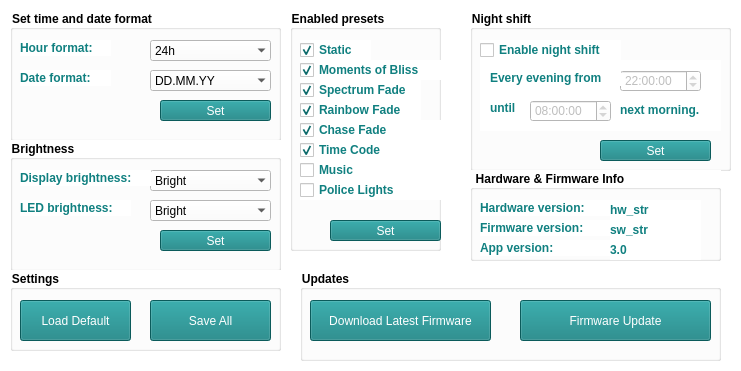
   <widget class="QWidget" name="panel_settings" native="true">
    <property name="geometry">
     <rect>
      <x>10</x>
      <y>120</y>
      <width>741</width>
      <height>371</height>
     </rect>
    </property>
    <property name="font">
     <font>
      <family>.AppleSystemUIFont</family>
     </font>
    </property>
    <property name="styleSheet">
     <string notr="true">background-color: rgb(255, 255, 255);</string>
    </property>
    <widget class="QGroupBox" name="settings_td">
     <property name="geometry">
      <rect>
       <x>10</x>
       <y>10</y>
       <width>271</width>
       <height>131</height>
      </rect>
     </property>
     <property name="font">
      <font>
       <family>.AppleSystemUIFont</family>
       <weight>75</weight>
       <bold>true</bold>
      </font>
     </property>
     <property name="styleSheet">
      <string notr="true">background-color: rgb(255, 255, 255);</string>
     </property>
     <property name="title">
      <string>Set time and date format</string>
     </property>
     <property name="flat">
      <bool>true</bool>
     </property>
     <widget class="QComboBox" name="settings_td_timemode">
      <property name="geometry">
       <rect>
        <x>140</x>
        <y>30</y>
        <width>121</width>
        <height>21</height>
       </rect>
      </property>
      <property name="font">
       <font>
        <family>.AppleSystemUIFont</family>
        <weight>50</weight>
        <bold>false</bold>
       </font>
      </property>
      <property name="frame">
       <bool>false</bool>
      </property>
      <item>
       <property name="text">
        <string>24h</string>
       </property>
      </item>
      <item>
       <property name="text">
        <string>12h</string>
       </property>
      </item>
      <item>
       <property name="text">
        <string>12h w/o leading 0</string>
       </property>
      </item>
     </widget>
     <widget class="QLabel" name="settings_td_timemode_t">
      <property name="geometry">
       <rect>
        <x>10</x>
        <y>30</y>
        <width>91</width>
        <height>16</height>
       </rect>
      </property>
      <property name="font">
       <font>
        <family>.AppleSystemUIFont</family>
        <weight>75</weight>
        <bold>true</bold>
       </font>
      </property>
      <property name="autoFillBackground">
       <bool>false</bool>
      </property>
      <property name="styleSheet">
       <string notr="true">color: rgb(16, 128, 128);</string>
      </property>
      <property name="text">
       <string>Hour format:</string>
      </property>
     </widget>
     <widget class="QLabel" name="settings_td_datemode_t">
      <property name="geometry">
       <rect>
        <x>10</x>
        <y>60</y>
        <width>91</width>
        <height>16</height>
       </rect>
      </property>
      <property name="font">
       <font>
        <family>.AppleSystemUIFont</family>
        <weight>75</weight>
        <bold>true</bold>
       </font>
      </property>
      <property name="styleSheet">
       <string notr="true">color: rgb(16, 128, 128);</string>
      </property>
      <property name="text">
       <string>Date format:</string>
      </property>
     </widget>
     <widget class="QComboBox" name="settings_td_datemode">
      <property name="geometry">
       <rect>
        <x>140</x>
        <y>60</y>
        <width>121</width>
        <height>21</height>
       </rect>
      </property>
      <property name="font">
       <font>
        <family>.AppleSystemUIFont</family>
        <weight>50</weight>
        <bold>false</bold>
       </font>
      </property>
      <property name="frame">
       <bool>false</bool>
      </property>
      <item>
       <property name="text">
        <string>DD.MM.YY</string>
       </property>
      </item>
      <item>
       <property name="text">
        <string>MM.DD.YY</string>
       </property>
      </item>
     </widget>
     <widget class="QPushButton" name="settings_td_set">
      <property name="geometry">
       <rect>
        <x>150</x>
        <y>90</y>
        <width>111</width>
        <height>21</height>
       </rect>
      </property>
      <property name="font">
       <font>
        <family>.AppleSystemUIFont</family>
       </font>
      </property>
      <property name="styleSheet">
       <string notr="true">background-color: rgb(16, 128, 128);
color: rgb(255, 255, 255);</string>
      </property>
      <property name="text">
       <string>Set</string>
      </property>
     </widget>
    </widget>
    <widget class="QGroupBox" name="settings_bri">
     <property name="geometry">
      <rect>
       <x>10</x>
       <y>140</y>
       <width>271</width>
       <height>131</height>
      </rect>
     </property>
     <property name="font">
      <font>
       <family>.AppleSystemUIFont</family>
       <weight>75</weight>
       <bold>true</bold>
      </font>
     </property>
     <property name="title">
      <string>Brightness</string>
     </property>
     <property name="flat">
      <bool>true</bool>
     </property>
     <widget class="QComboBox" name="settings_bri_disp">
      <property name="geometry">
       <rect>
        <x>140</x>
        <y>30</y>
        <width>121</width>
        <height>21</height>
       </rect>
      </property>
      <property name="font">
       <font>
        <family>.AppleSystemUIFont</family>
        <weight>50</weight>
        <bold>false</bold>
       </font>
      </property>
      <property name="frame">
       <bool>false</bool>
      </property>
      <item>
       <property name="text">
        <string>Bright</string>
       </property>
      </item>
      <item>
       <property name="text">
        <string>Half Bright</string>
       </property>
      </item>
      <item>
       <property name="text">
        <string>Dim</string>
       </property>
      </item>
     </widget>
     <widget class="QLabel" name="settings_bri_t_disp">
      <property name="geometry">
       <rect>
        <x>10</x>
        <y>30</y>
        <width>131</width>
        <height>16</height>
       </rect>
      </property>
      <property name="font">
       <font>
        <family>.AppleSystemUIFont</family>
        <weight>75</weight>
        <bold>true</bold>
       </font>
      </property>
      <property name="styleSheet">
       <string notr="true">color: rgb(16, 128, 128);</string>
      </property>
      <property name="text">
       <string>Display brightness:</string>
      </property>
     </widget>
     <widget class="QLabel" name="settings_bri_t_led">
      <property name="geometry">
       <rect>
        <x>10</x>
        <y>60</y>
        <width>111</width>
        <height>16</height>
       </rect>
      </property>
      <property name="font">
       <font>
        <family>.AppleSystemUIFont</family>
        <weight>75</weight>
        <bold>true</bold>
       </font>
      </property>
      <property name="styleSheet">
       <string notr="true">color: rgb(16, 128, 128);</string>
      </property>
      <property name="text">
       <string>LED brightness:</string>
      </property>
     </widget>
     <widget class="QComboBox" name="settings_bri_led">
      <property name="geometry">
       <rect>
        <x>140</x>
        <y>60</y>
        <width>121</width>
        <height>21</height>
       </rect>
      </property>
      <property name="font">
       <font>
        <family>.AppleSystemUIFont</family>
        <weight>50</weight>
        <bold>false</bold>
       </font>
      </property>
      <property name="frame">
       <bool>false</bool>
      </property>
      <item>
       <property name="text">
        <string>Bright</string>
       </property>
      </item>
      <item>
       <property name="text">
        <string>Half Bright</string>
       </property>
      </item>
      <item>
       <property name="text">
        <string>Dim</string>
       </property>
      </item>
     </widget>
     <widget class="QPushButton" name="settings_bri_set">
      <property name="geometry">
       <rect>
        <x>150</x>
        <y>90</y>
        <width>111</width>
        <height>21</height>
       </rect>
      </property>
      <property name="font">
       <font>
        <family>.AppleSystemUIFont</family>
       </font>
      </property>
      <property name="styleSheet">
       <string notr="true">background-color: rgb(16, 128, 128);
color: rgb(255, 255, 255);</string>
      </property>
      <property name="text">
       <string>Set</string>
      </property>
     </widget>
    </widget>
    <widget class="QGroupBox" name="settings_nsh">
     <property name="geometry">
      <rect>
       <x>470</x>
       <y>10</y>
       <width>261</width>
       <height>161</height>
      </rect>
     </property>
     <property name="font">
      <font>
       <family>.AppleSystemUIFont</family>
       <weight>75</weight>
       <bold>true</bold>
      </font>
     </property>
     <property name="title">
      <string>Night shift</string>
     </property>
     <property name="flat">
      <bool>true</bool>
     </property>
     <widget class="QCheckBox" name="settings_nsh_enable">
      <property name="geometry">
       <rect>
        <x>10</x>
        <y>30</y>
        <width>141</width>
        <height>20</height>
       </rect>
      </property>
      <property name="font">
       <font>
        <family>.AppleSystemUIFont</family>
        <weight>75</weight>
        <bold>true</bold>
       </font>
      </property>
      <property name="styleSheet">
       <string notr="true">color: rgb(16, 128, 128);</string>
      </property>
      <property name="text">
       <string>Enable night shift</string>
      </property>
     </widget>
     <widget class="QPushButton" name="settings_nsh_set">
      <property name="geometry">
       <rect>
        <x>130</x>
        <y>130</y>
        <width>111</width>
        <height>21</height>
       </rect>
      </property>
      <property name="font">
       <font>
        <family>.AppleSystemUIFont</family>
       </font>
      </property>
      <property name="styleSheet">
       <string notr="true">background-color: rgb(16, 128, 128);
color: rgb(255, 255, 255);</string>
      </property>
      <property name="text">
       <string>Set</string>
      </property>
     </widget>
     <widget class="QWidget" name="settings_nsh_panel" native="true">
      <property name="enabled">
       <bool>false</bool>
      </property>
      <property name="geometry">
       <rect>
        <x>10</x>
        <y>50</y>
        <width>241</width>
        <height>71</height>
       </rect>
      </property>
      <property name="font">
       <font>
        <family>.AppleSystemUIFont</family>
       </font>
      </property>
      <widget class="QTimeEdit" name="settings_nsh_start">
       <property name="geometry">
        <rect>
         <x>140</x>
         <y>10</y>
         <width>81</width>
         <height>22</height>
        </rect>
       </property>
       <property name="font">
        <font>
         <family>.AppleSystemUIFont</family>
        </font>
       </property>
       <property name="time">
        <time>
         <hour>22</hour>
         <minute>0</minute>
         <second>0</second>
        </time>
       </property>
      </widget>
      <widget class="QLabel" name="settings_nsh_intro1">
       <property name="geometry">
        <rect>
         <x>10</x>
         <y>10</y>
         <width>131</width>
         <height>16</height>
        </rect>
       </property>
       <property name="font">
        <font>
         <family>.AppleSystemUIFont</family>
         <weight>75</weight>
         <bold>true</bold>
        </font>
       </property>
       <property name="styleSheet">
        <string notr="true">color: rgb(16, 128, 128);</string>
       </property>
       <property name="text">
        <string>Every evening from</string>
       </property>
      </widget>
      <widget class="QTimeEdit" name="settings_nsh_stop">
       <property name="geometry">
        <rect>
         <x>50</x>
         <y>40</y>
         <width>81</width>
         <height>22</height>
        </rect>
       </property>
       <property name="font">
        <font>
         <family>.AppleSystemUIFont</family>
        </font>
       </property>
       <property name="time">
        <time>
         <hour>8</hour>
         <minute>0</minute>
         <second>0</second>
        </time>
       </property>
      </widget>
      <widget class="QLabel" name="settings_nsh_intro3">
       <property name="geometry">
        <rect>
         <x>140</x>
         <y>40</y>
         <width>111</width>
         <height>20</height>
        </rect>
       </property>
       <property name="font">
        <font>
         <family>.AppleSystemUIFont</family>
         <weight>75</weight>
         <bold>true</bold>
        </font>
       </property>
       <property name="styleSheet">
        <string notr="true">color: rgb(16, 128, 128);</string>
       </property>
       <property name="text">
        <string>next morning.</string>
       </property>
      </widget>
      <widget class="QLabel" name="settings_nsh_intro2">
       <property name="geometry">
        <rect>
         <x>10</x>
         <y>40</y>
         <width>31</width>
         <height>16</height>
        </rect>
       </property>
       <property name="font">
        <font>
         <family>.AppleSystemUIFont</family>
         <weight>75</weight>
         <bold>true</bold>
        </font>
       </property>
       <property name="styleSheet">
        <string notr="true">color: rgb(16, 128, 128);</string>
       </property>
       <property name="text">
        <string>until</string>
       </property>
      </widget>
     </widget>
    </widget>
    <widget class="QGroupBox" name="settings_settings">
     <property name="geometry">
      <rect>
       <x>10</x>
       <y>270</y>
       <width>271</width>
       <height>81</height>
      </rect>
     </property>
     <property name="font">
      <font>
       <family>.AppleSystemUIFont</family>
       <weight>75</weight>
       <bold>true</bold>
      </font>
     </property>
     <property name="title">
      <string>Settings</string>
     </property>
     <property name="flat">
      <bool>true</bool>
     </property>
     <widget class="QPushButton" name="settings_settings_default">
      <property name="geometry">
       <rect>
        <x>10</x>
        <y>30</y>
        <width>111</width>
        <height>41</height>
       </rect>
      </property>
      <property name="font">
       <font>
        <family>.AppleSystemUIFont</family>
       </font>
      </property>
      <property name="styleSheet">
       <string notr="true">background-color: rgb(16, 128, 128);
color: rgb(255, 255, 255);</string>
      </property>
      <property name="text">
       <string>Load Default</string>
      </property>
     </widget>
     <widget class="QPushButton" name="settings_settings_save">
      <property name="geometry">
       <rect>
        <x>140</x>
        <y>30</y>
        <width>121</width>
        <height>41</height>
       </rect>
      </property>
      <property name="font">
       <font>
        <family>.AppleSystemUIFont</family>
       </font>
      </property>
      <property name="styleSheet">
       <string notr="true">background-color: rgb(16, 128, 128);
color: rgb(255, 255, 255);</string>
      </property>
      <property name="text">
       <string>Save All</string>
      </property>
     </widget>
    </widget>
    <widget class="QGroupBox" name="settings_info">
     <property name="geometry">
      <rect>
       <x>470</x>
       <y>170</y>
       <width>251</width>
       <height>91</height>
      </rect>
     </property>
     <property name="font">
      <font>
       <family>.AppleSystemUIFont</family>
       <weight>75</weight>
       <bold>true</bold>
      </font>
     </property>
     <property name="title">
      <string>Hardware &amp;&amp; Firmware Info</string>
     </property>
     <property name="flat">
      <bool>true</bool>
     </property>
     <widget class="QLabel" name="settings_info_hw_t">
      <property name="geometry">
       <rect>
        <x>10</x>
        <y>30</y>
        <width>131</width>
        <height>16</height>
       </rect>
      </property>
      <property name="font">
       <font>
        <family>.AppleSystemUIFont</family>
        <weight>75</weight>
        <bold>true</bold>
       </font>
      </property>
      <property name="styleSheet">
       <string notr="true">color: rgb(16, 128, 128);</string>
      </property>
      <property name="text">
       <string>Hardware version:</string>
      </property>
     </widget>
     <widget class="QLabel" name="settings_info_hw">
      <property name="geometry">
       <rect>
        <x>140</x>
        <y>30</y>
        <width>91</width>
        <height>20</height>
       </rect>
      </property>
      <property name="font">
       <font>
        <family>.AppleSystemUIFont</family>
        <weight>75</weight>
        <bold>true</bold>
       </font>
      </property>
      <property name="styleSheet">
       <string notr="true">color: rgb(16, 128, 128);</string>
      </property>
      <property name="text">
       <string>hw_str</string>
      </property>
     </widget>
     <widget class="QLabel" name="settings_info_fw_t">
      <property name="geometry">
       <rect>
        <x>10</x>
        <y>50</y>
        <width>131</width>
        <height>16</height>
       </rect>
      </property>
      <property name="font">
       <font>
        <family>.AppleSystemUIFont</family>
        <weight>75</weight>
        <bold>true</bold>
       </font>
      </property>
      <property name="styleSheet">
       <string notr="true">color: rgb(16, 128, 128);</string>
      </property>
      <property name="text">
       <string>Firmware version:</string>
      </property>
     </widget>
     <widget class="QLabel" name="settings_info_fw">
      <property name="geometry">
       <rect>
        <x>140</x>
        <y>50</y>
        <width>91</width>
        <height>20</height>
       </rect>
      </property>
      <property name="font">
       <font>
        <family>.AppleSystemUIFont</family>
        <weight>75</weight>
        <bold>true</bold>
       </font>
      </property>
      <property name="styleSheet">
       <string notr="true">color: rgb(16, 128, 128);</string>
      </property>
      <property name="text">
       <string>sw_str</string>
      </property>
     </widget>
     <widget class="QLabel" name="settings_info_app_t">
      <property name="geometry">
       <rect>
        <x>10</x>
        <y>70</y>
        <width>171</width>
        <height>16</height>
       </rect>
      </property>
      <property name="font">
       <font>
        <family>.AppleSystemUIFont</family>
        <weight>75</weight>
        <bold>true</bold>
       </font>
      </property>
      <property name="styleSheet">
       <string notr="true">color: rgb(16, 128, 128);</string>
      </property>
      <property name="text">
       <string>App version:</string>
      </property>
     </widget>
     <widget class="QLabel" name="settings_info_app">
      <property name="geometry">
       <rect>
        <x>140</x>
        <y>70</y>
        <width>91</width>
        <height>20</height>
       </rect>
      </property>
      <property name="font">
       <font>
        <family>.AppleSystemUIFont</family>
        <weight>75</weight>
        <bold>true</bold>
       </font>
      </property>
      <property name="styleSheet">
       <string notr="true">color: rgb(16, 128, 128);</string>
      </property>
      <property name="text">
       <string>3.0</string>
      </property>
     </widget>
    </widget>
    <widget class="QGroupBox" name="settings_presets">
     <property name="geometry">
      <rect>
       <x>290</x>
       <y>10</y>
       <width>151</width>
       <height>241</height>
      </rect>
     </property>
     <property name="font">
      <font>
       <family>.AppleSystemUIFont</family>
       <weight>75</weight>
       <bold>true</bold>
      </font>
     </property>
     <property name="title">
      <string>Enabled presets</string>
     </property>
     <property name="flat">
      <bool>true</bool>
     </property>
     <widget class="QCheckBox" name="settings_presets_en_static">
      <property name="enabled">
       <bool>false</bool>
      </property>
      <property name="geometry">
       <rect>
        <x>10</x>
        <y>30</y>
        <width>71</width>
        <height>20</height>
       </rect>
      </property>
      <property name="font">
       <font>
        <family>.AppleSystemUIFont</family>
        <weight>75</weight>
        <bold>true</bold>
       </font>
      </property>
      <property name="styleSheet">
       <string notr="true">color: rgb(16, 128, 128);</string>
      </property>
      <property name="text">
       <string>Static</string>
      </property>
      <property name="checked">
       <bool>true</bool>
      </property>
     </widget>
     <widget class="QPushButton" name="settings_presets_en_set">
      <property name="geometry">
       <rect>
        <x>40</x>
        <y>210</y>
        <width>111</width>
        <height>21</height>
       </rect>
      </property>
      <property name="font">
       <font>
        <family>.AppleSystemUIFont</family>
       </font>
      </property>
      <property name="styleSheet">
       <string notr="true">background-color: rgb(16, 128, 128);
color: rgb(255, 255, 255);</string>
      </property>
      <property name="text">
       <string>Set</string>
      </property>
     </widget>
     <widget class="QCheckBox" name="settings_presets_en_spectrum">
      <property name="geometry">
       <rect>
        <x>10</x>
        <y>70</y>
        <width>121</width>
        <height>20</height>
       </rect>
      </property>
      <property name="font">
       <font>
        <family>.AppleSystemUIFont</family>
        <weight>75</weight>
        <bold>true</bold>
       </font>
      </property>
      <property name="styleSheet">
       <string notr="true">color: rgb(16, 128, 128);</string>
      </property>
      <property name="text">
       <string>Spectrum Fade</string>
      </property>
      <property name="checked">
       <bool>true</bool>
      </property>
     </widget>
     <widget class="QCheckBox" name="settings_presets_en_rnb">
      <property name="geometry">
       <rect>
        <x>10</x>
        <y>90</y>
        <width>121</width>
        <height>20</height>
       </rect>
      </property>
      <property name="font">
       <font>
        <family>.AppleSystemUIFont</family>
        <weight>75</weight>
        <bold>true</bold>
       </font>
      </property>
      <property name="styleSheet">
       <string notr="true">color: rgb(16, 128, 128);</string>
      </property>
      <property name="text">
       <string>Rainbow Fade</string>
      </property>
      <property name="checked">
       <bool>true</bool>
      </property>
     </widget>
     <widget class="QCheckBox" name="settings_presets_en_bliss">
      <property name="geometry">
       <rect>
        <x>10</x>
        <y>50</y>
        <width>141</width>
        <height>20</height>
       </rect>
      </property>
      <property name="font">
       <font>
        <family>.AppleSystemUIFont</family>
        <weight>75</weight>
        <bold>true</bold>
       </font>
      </property>
      <property name="styleSheet">
       <string notr="true">color: rgb(16, 128, 128);</string>
      </property>
      <property name="text">
       <string>Moments of Bliss</string>
      </property>
      <property name="checked">
       <bool>true</bool>
      </property>
     </widget>
     <widget class="QCheckBox" name="settings_presets_en_chase">
      <property name="geometry">
       <rect>
        <x>10</x>
        <y>110</y>
        <width>141</width>
        <height>20</height>
       </rect>
      </property>
      <property name="font">
       <font>
        <family>.AppleSystemUIFont</family>
        <weight>75</weight>
        <bold>true</bold>
       </font>
      </property>
      <property name="styleSheet">
       <string notr="true">color: rgb(16, 128, 128);</string>
      </property>
      <property name="text">
       <string>Chase Fade</string>
      </property>
      <property name="checked">
       <bool>true</bool>
      </property>
     </widget>
     <widget class="QCheckBox" name="settings_presets_en_tcode">
      <property name="geometry">
       <rect>
        <x>10</x>
        <y>130</y>
        <width>141</width>
        <height>20</height>
       </rect>
      </property>
      <property name="font">
       <font>
        <family>.AppleSystemUIFont</family>
        <weight>75</weight>
        <bold>true</bold>
       </font>
      </property>
      <property name="styleSheet">
       <string notr="true">color: rgb(16, 128, 128);</string>
      </property>
      <property name="text">
       <string>Time Code</string>
      </property>
      <property name="checked">
       <bool>true</bool>
      </property>
     </widget>
     <widget class="QCheckBox" name="settings_presets_en_music">
      <property name="geometry">
       <rect>
        <x>10</x>
        <y>150</y>
        <width>141</width>
        <height>20</height>
       </rect>
      </property>
      <property name="font">
       <font>
        <family>.AppleSystemUIFont</family>
        <weight>75</weight>
        <bold>true</bold>
       </font>
      </property>
      <property name="styleSheet">
       <string notr="true">color: rgb(16, 128, 128);</string>
      </property>
      <property name="text">
       <string>Music</string>
      </property>
     </widget>
     <widget class="QCheckBox" name="settings_presets_en_cop">
      <property name="geometry">
       <rect>
        <x>10</x>
        <y>170</y>
        <width>141</width>
        <height>20</height>
       </rect>
      </property>
      <property name="font">
       <font>
        <family>.AppleSystemUIFont</family>
        <weight>75</weight>
        <bold>true</bold>
       </font>
      </property>
      <property name="styleSheet">
       <string notr="true">color: rgb(16, 128, 128);</string>
      </property>
      <property name="text">
       <string>Police Lights</string>
      </property>
     </widget>
    </widget>
    <widget class="QGroupBox" name="settings_update">
     <property name="geometry">
      <rect>
       <x>300</x>
       <y>270</y>
       <width>421</width>
       <height>91</height>
      </rect>
     </property>
     <property name="font">
      <font>
       <family>.AppleSystemUIFont</family>
       <weight>75</weight>
       <bold>true</bold>
      </font>
     </property>
     <property name="title">
      <string>Updates</string>
     </property>
     <property name="flat">
      <bool>true</bool>
     </property>
     <widget class="QPushButton" name="settings_info_download">
      <property name="geometry">
       <rect>
        <x>10</x>
        <y>30</y>
        <width>181</width>
        <height>41</height>
       </rect>
      </property>
      <property name="font">
       <font>
        <family>.AppleSystemUIFont</family>
       </font>
      </property>
      <property name="styleSheet">
       <string notr="true">background-color: rgb(16, 128, 128);
color: rgb(255, 255, 255);</string>
      </property>
      <property name="text">
       <string>Download Latest Firmware</string>
      </property>
     </widget>
     <widget class="QPushButton" name="settings_info_update">
      <property name="geometry">
       <rect>
        <x>220</x>
        <y>30</y>
        <width>191</width>
        <height>41</height>
       </rect>
      </property>
      <property name="font">
       <font>
        <family>.AppleSystemUIFont</family>
       </font>
      </property>
      <property name="styleSheet">
       <string notr="true">background-color: rgb(16, 128, 128);
color: rgb(255, 255, 255);</string>
      </property>
      <property name="text">
       <string>Firmware Update</string>
      </property>
     </widget>
    </widget>
   </widget>
